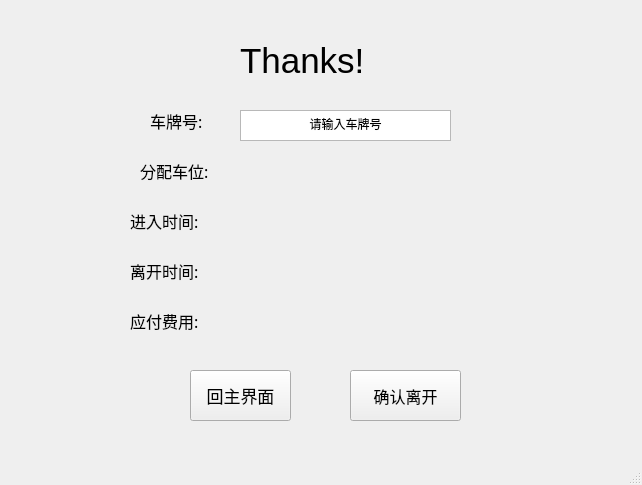
<?xml version="1.0" encoding="UTF-8"?>
<ui version="4.0">
 <class>out</class>
 <widget class="QMainWindow" name="out">
  <property name="geometry">
   <rect>
    <x>0</x>
    <y>0</y>
    <width>642</width>
    <height>485</height>
   </rect>
  </property>
  <property name="windowTitle">
   <string>MainWindow</string>
  </property>
  <widget class="QWidget" name="centralwidget">
   <widget class="QLabel" name="label_5">
    <property name="geometry">
     <rect>
      <x>130</x>
      <y>210</y>
      <width>71</width>
      <height>21</height>
     </rect>
    </property>
    <property name="font">
     <font>
      <family>Droid Sans Fallback</family>
      <pointsize>12</pointsize>
     </font>
    </property>
    <property name="text">
     <string>进入时间:</string>
    </property>
   </widget>
   <widget class="QTextEdit" name="textEdit_2">
    <property name="geometry">
     <rect>
      <x>240</x>
      <y>110</y>
      <width>211</width>
      <height>31</height>
     </rect>
    </property>
    <property name="html">
     <string>&lt;!DOCTYPE HTML PUBLIC &quot;-//W3C//DTD HTML 4.0//EN&quot; &quot;http://www.w3.org/TR/REC-html40/strict.dtd&quot;&gt;
&lt;html&gt;&lt;head&gt;&lt;meta name=&quot;qrichtext&quot; content=&quot;1&quot; /&gt;&lt;style type=&quot;text/css&quot;&gt;
p, li { white-space: pre-wrap; }
&lt;/style&gt;&lt;/head&gt;&lt;body style=&quot; font-family:'Sans Serif'; font-size:9pt; font-weight:400; font-style:normal;&quot;&gt;
&lt;p align=&quot;center&quot; style=&quot; margin-top:0px; margin-bottom:0px; margin-left:0px; margin-right:0px; -qt-block-indent:0; text-indent:0px;&quot;&gt;请输入车牌号&lt;/p&gt;&lt;/body&gt;&lt;/html&gt;</string>
    </property>
   </widget>
   <widget class="QLabel" name="label_3">
    <property name="geometry">
     <rect>
      <x>150</x>
      <y>110</y>
      <width>71</width>
      <height>21</height>
     </rect>
    </property>
    <property name="font">
     <font>
      <family>Droid Sans Fallback</family>
      <pointsize>12</pointsize>
     </font>
    </property>
    <property name="text">
     <string>车牌号:</string>
    </property>
   </widget>
   <widget class="QLabel" name="label">
    <property name="geometry">
     <rect>
      <x>240</x>
      <y>30</y>
      <width>181</width>
      <height>61</height>
     </rect>
    </property>
    <property name="font">
     <font>
      <pointsize>26</pointsize>
     </font>
    </property>
    <property name="text">
     <string>Thanks!</string>
    </property>
   </widget>
   <widget class="QLabel" name="label_4">
    <property name="geometry">
     <rect>
      <x>140</x>
      <y>160</y>
      <width>71</width>
      <height>21</height>
     </rect>
    </property>
    <property name="font">
     <font>
      <family>Droid Sans Fallback</family>
      <pointsize>12</pointsize>
     </font>
    </property>
    <property name="text">
     <string>分配车位:</string>
    </property>
   </widget>
   <widget class="QLabel" name="label_6">
    <property name="geometry">
     <rect>
      <x>130</x>
      <y>260</y>
      <width>71</width>
      <height>21</height>
     </rect>
    </property>
    <property name="font">
     <font>
      <family>Droid Sans Fallback</family>
      <pointsize>12</pointsize>
     </font>
    </property>
    <property name="text">
     <string>离开时间:</string>
    </property>
   </widget>
   <widget class="QPushButton" name="leave">
    <property name="geometry">
     <rect>
      <x>350</x>
      <y>370</y>
      <width>111</width>
      <height>51</height>
     </rect>
    </property>
    <property name="font">
     <font>
      <pointsize>12</pointsize>
     </font>
    </property>
    <property name="text">
     <string>确认离开</string>
    </property>
   </widget>
   <widget class="QPushButton" name="back">
    <property name="geometry">
     <rect>
      <x>190</x>
      <y>370</y>
      <width>101</width>
      <height>51</height>
     </rect>
    </property>
    <property name="font">
     <font>
      <pointsize>13</pointsize>
     </font>
    </property>
    <property name="text">
     <string>回主界面</string>
    </property>
   </widget>
   <widget class="QLabel" name="label_7">
    <property name="geometry">
     <rect>
      <x>130</x>
      <y>310</y>
      <width>71</width>
      <height>21</height>
     </rect>
    </property>
    <property name="font">
     <font>
      <family>Droid Sans Fallback</family>
      <pointsize>12</pointsize>
     </font>
    </property>
    <property name="text">
     <string>应付费用:</string>
    </property>
   </widget>
   <widget class="QLabel" name="out_time">
    <property name="geometry">
     <rect>
      <x>240</x>
      <y>260</y>
      <width>211</width>
      <height>31</height>
     </rect>
    </property>
    <property name="text">
     <string/>
    </property>
   </widget>
   <widget class="QLabel" name="car_pos">
    <property name="geometry">
     <rect>
      <x>240</x>
      <y>160</y>
      <width>211</width>
      <height>31</height>
     </rect>
    </property>
    <property name="text">
     <string/>
    </property>
   </widget>
   <widget class="QLabel" name="in_time">
    <property name="geometry">
     <rect>
      <x>240</x>
      <y>210</y>
      <width>211</width>
      <height>31</height>
     </rect>
    </property>
    <property name="text">
     <string/>
    </property>
   </widget>
   <widget class="QLabel" name="change">
    <property name="geometry">
     <rect>
      <x>240</x>
      <y>310</y>
      <width>211</width>
      <height>31</height>
     </rect>
    </property>
    <property name="text">
     <string/>
    </property>
   </widget>
  </widget>
  <widget class="QStatusBar" name="statusbar"/>
 </widget>
 <resources/>
 <connections/>
</ui>
